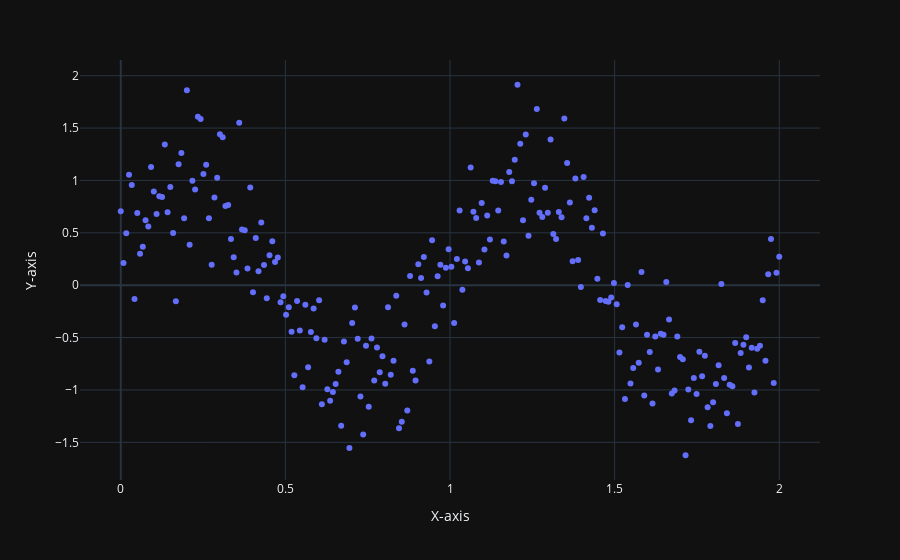

The notebook cell this image was saved under:
### Markdown cell above
Plot the generated data:

### Code cell
fig = px.scatter(x=data[:, 0], y=data[:, 1], labels={'x': 'X-axis', 'y': 'Y-axis'}, template='plotly_dark')
fig.show()

### Figure 1 — Plotly figure (JSON) as saved in the notebook; plotly's stock layout.template omitted (floating-point values rounded to 4 significant figures; data arrays with more than 128 entries replaced by an {"elided": "..."} marker saying what was removed)
{"data": [{"hovertemplate": "X-axis=%{x}<br>Y-axis=%{y}<extra></extra>", "legendgroup": "", "marker": {"color": "#636efa", "symbol": "circle"}, "mode": "markers", "name": "", "orientation": "v", "showlegend": false, "type": "scatter", "x": {"elided": "240 float values"}, "xaxis": "x", "y": {"elided": "240 float values"}, "yaxis": "y"}], "layout": {"legend": {"tracegroupgap": 0}, "margin": {"t": 60}, "xaxis": {"anchor": "y", "domain": [0, 1], "title": {"text": "X-axis"}}, "yaxis": {"anchor": "x", "domain": [0, 1], "title": {"text": "Y-axis"}}}}
